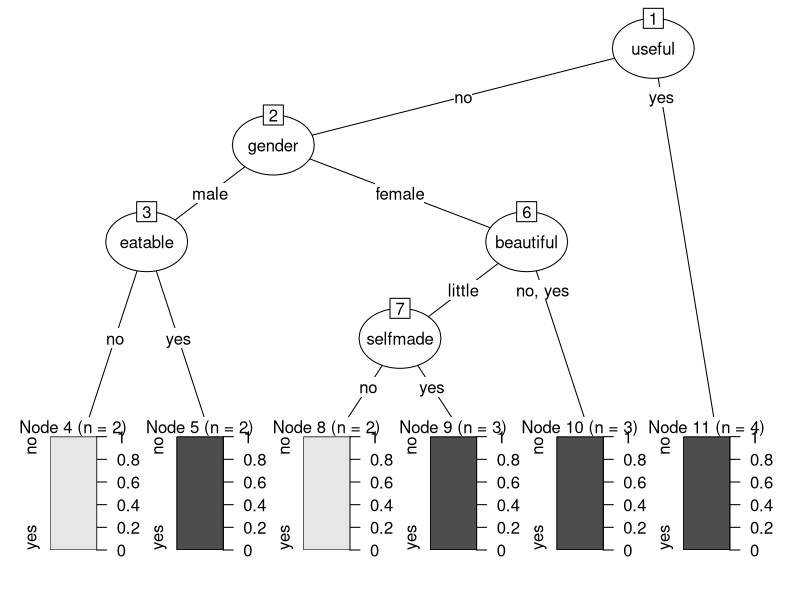
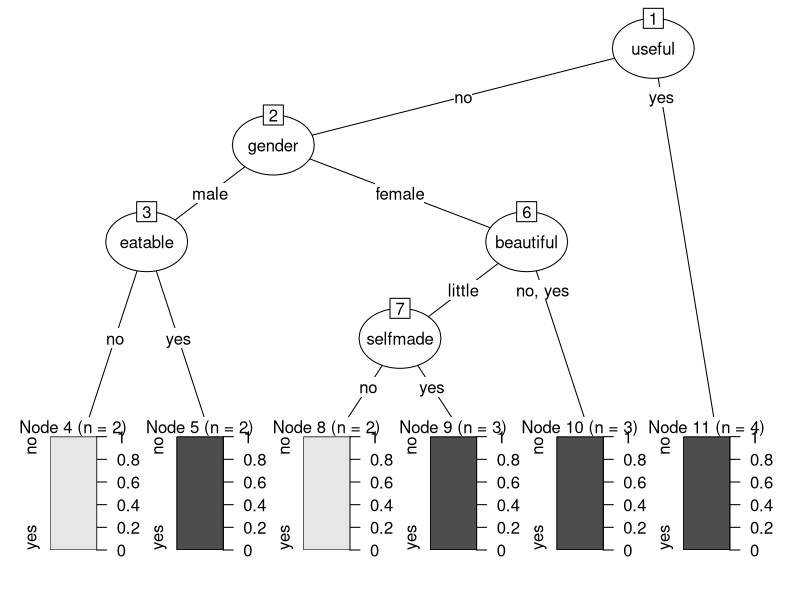

These figures' R source, in order:
library(rpart)
library(partykit)

# data
data <- read.csv("8.3.csv")

# parameters
formula <- liked ~ gender + useful + beautiful + selfmade + eatable
control <- rpart.control(minsplit=2, minbucket=1, cp=0.001)

# gini index
gini <- rpart(formula, data, method="class",parms=list(split="gini"), control=control)
gini <- as.party(gini)
print(gini)
plot(gini)

# inromation gain
gain <- rpart(formula, data, method="class",parms=list(split="information"), control=control)
gain <- as.party(gain)
print(gain)
plot(gain)
